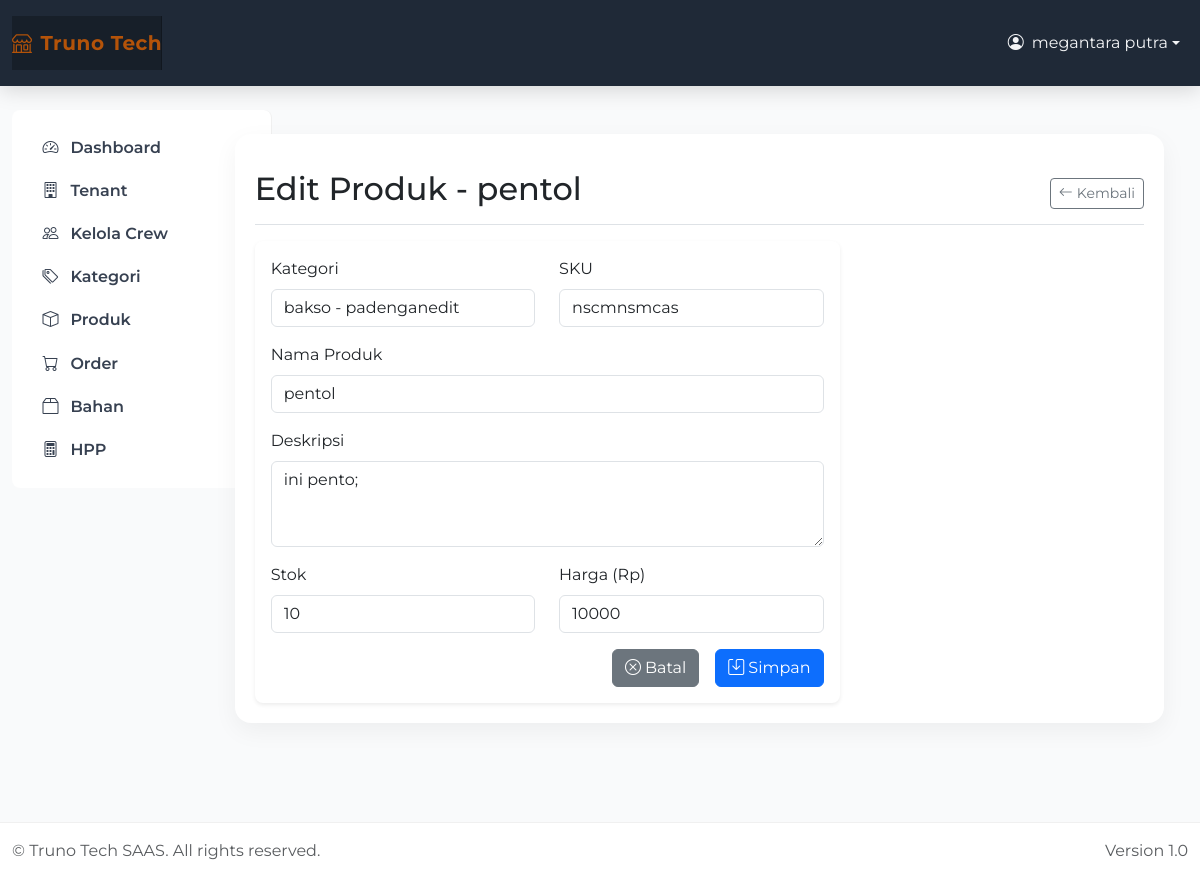
The app's page /products/1/edit/ (signed in) with its own data.
### apps/products/models.py (models this page shows, shortened)
class Product(models.Model):
    tenant = models.ForeignKey(Tenant, on_delete=models.CASCADE, related_name='products')
    category = models.ForeignKey(ProductCategory, on_delete=models.CASCADE, related_name='products')
    sku = models.CharField(max_length=50)
    name = models.CharField(max_length=200)
    description = models.TextField(blank=True)
    qty = models.IntegerField(default=0)
    price = models.BigIntegerField()  # Price in cents/rupiah
    is_active = models.BooleanField(default=True)
    created_by = models.ForeignKey(User, on_delete=models.CASCADE)
    created_at = models.DateTimeField(auto_now_add=True)
    updated_at = models.DateTimeField(auto_now=True)
    class Meta:
        db_table = 'products'
        unique_together = ['tenant', 'sku']
        ordering = ['name']

### apps/products/views.py (the view)
# urls.py: path('<int:product_id>/edit/', views.product_edit_view, name='edit'),
@login_required
def product_edit_view(request, product_id):
    product = get_object_or_404(Product, id=product_id)
    if not check_tenant_access(request.user, product.tenant):
        messages.error(request, 'Anda tidak memiliki akses ke produk ini.')
        return redirect('products:list')
    if request.method == 'POST':
        form = ProductForm(request.POST, instance=product, tenant=product.tenant)
        if form.is_valid():
            form.save()
            messages.success(request, f'Produk {product.name} berhasil diupdate.')
            return redirect('products:list')
    else:
        form = ProductForm(instance=product, tenant=product.tenant)
    return render(request, 'products/product_form.html', {
        'form': form,
        'product': product,
        'title': f'Edit Produk - {product.name}'
    })

### apps/products/forms.py
class ProductForm(forms.ModelForm):
    price = forms.IntegerField(
        label='Harga (Rp)',
        widget=forms.NumberInput(attrs={'class': 'form-control'})
    )
    class Meta:
        model = Product
        fields = ['category', 'sku', 'name', 'description', 'qty', 'price']
        widgets = {
            'category': forms.Select(attrs={'class': 'form-control'}),
            'sku': forms.TextInput(attrs={'class': 'form-control'}),
            'name': forms.TextInput(attrs={'class': 'form-control'}),
            'description': forms.Textarea(attrs={'class': 'form-control', 'rows': 3}),
            'qty': forms.NumberInput(attrs={'class': 'form-control'}),
        }
        labels = {
            'category': 'Kategori',
            'sku': 'SKU',
            'name': 'Nama Produk',
            'description': 'Deskripsi',
            'qty': 'Stok',
            'price': 'Harga (Rp)',
        }
    def __init__(self, *args, **kwargs):
        tenant = kwargs.pop('tenant', None)
        super().__init__(*args, **kwargs)
        if tenant:
            self.fields['category'].queryset = ProductCategory.objects.filter(tenant=tenant)

### apps/products/models.py (called while the page is built)
    def __str__(self):
        return f"{self.name} - {self.tenant.name}"

### apps/products/views.py (called while the page is built)
def check_tenant_access(user, tenant):
    if not hasattr(user, 'userprofile'):
        return False
    if user.userprofile.role == 'client':
        return tenant.owner == user
    elif user.userprofile.role == 'crew':
        return TenantAccess.objects.filter(tenant=tenant, crew=user).exists()
    return False

### apps/products/templates/products/product_form.html (shortened to what this page needs)
{% extends 'base.html' %}
{% block content %}
<div class="d-flex justify-content-between flex-wrap flex-md-nowrap align-items-center pt-3 pb-2 mb-3 border-bottom">
    <h1 class="h2">{{ title }}</h1>
    <div class="btn-toolbar mb-2 mb-md-0">
        <a href="{% url 'products:list' %}" class="btn btn-sm btn-outline-secondary">
            <i class="bi bi-arrow-left me-1"></i>Kembali
        </a>
    </div>
</div>
<div class="row">
    <div class="col-md-8">
        <div class="card">
            <div class="card-body">
                <form method="post">
                    <div class="row">
                        <div class="col-md-6 mb-3">
                            <label class="form-label">{{ form.category.label }}</label>
                            {{ form.category }}
                        </div>
                        <div class="col-md-6 mb-3">
                            <label class="form-label">{{ form.sku.label }}</label>
                            {{ form.sku }}
                        </div>
                    </div>
                    <div class="mb-3">
                        <label class="form-label">{{ form.name.label }}</label>
                        {{ form.name }}
                    </div>
                    <div class="mb-3">
                        <label class="form-label">{{ form.description.label }}</label>
                        {{ form.description }}
                    </div>
                    <div class="row">
                        <div class="col-md-6 mb-3">
                            <label class="form-label">{{ form.qty.label }}</label>
                            {{ form.qty }}
                        </div>
                        <div class="col-md-6 mb-3">
                            <label class="form-label">{{ form.price.label }}</label>
                            {{ form.price }}
                        </div>
                    </div>
                    <div class="d-grid gap-2 d-md-flex justify-content-md-end">
                        <a href="{% url 'products:list' %}" class="btn btn-secondary me-md-2">
                            <i class="bi bi-x-circle me-1"></i>Batal
                        </a>
                        <button type="submit" class="btn btn-primary">
                            <i class="bi bi-save me-1"></i>Simpan
                        </button>
                    </div>
                </form>
            </div>
        </div>
    </div>
</div>
{% endblock %}

### templates/base.html (shortened to what this page needs)
{% load static %}
<!DOCTYPE html>
<html lang="id" data-bs-theme="light">
<head>
  <link href="https://cdn.jsdelivr.net/npm/bootstrap@5.3.3/dist/css/bootstrap.min.css" rel="stylesheet" />
  <link href="https://cdn.jsdelivr.net/npm/bootstrap-icons@1.11.3/font/bootstrap-icons.css" rel="stylesheet" />
  <link rel="stylesheet" href="{% static 'css/custom.css' %}">
</head>
<body class="d-flex flex-column">
{% if user.is_authenticated %}
  <nav class="navbar navbar-expand-lg navbar-dark app-navbar py-3">
    <div class="container-fluid">
      <a class="navbar-brand d-flex align-items-center" href="{% url 'dashboard:home' %}">
        <i class="bi bi-shop me-2"></i>
        Truno Tech
      </a>
      <div class="collapse navbar-collapse" id="topbarNav">
        <ul class="navbar-nav ms-auto">
          <li class="nav-item dropdown">
            <a class="nav-link dropdown-toggle d-flex align-items-center" href="#" role="button" data-bs-toggle="dropdown" aria-expanded="false">
              <i class="bi bi-person-circle me-2"></i>
              {{ user.get_full_name|default:user.username }}
            </a>
          </li>
        </ul>
      </div>
    </div>
  </nav>
  <div class="container-fluid app-shell py-4">
    <div class="row g-3">
      <aside class="col-lg-3 col-xl-2 d-none d-lg-block">
        <div class="app-sidebar rounded-3 p-3">
          <div class="sidebar-inner">
            {% url 'dashboard:home' as dashboard_url %}
            {% url 'accounts:create_client' as create_client_url %}
            {% url 'tenants:list' as tenants_url %}
            {% url 'accounts:create_crew' as create_crew_url %}
            {% url 'products:category_list' as category_url %}
            {% url 'products:list' as products_url %}
            {% url 'orders:list' as orders_url %}
            {% url 'hpp:bahan_list' as bahan_url %}
            {% url 'hpp:list' as hpp_url %}
            <nav class="nav flex-column side-nav">
              <a class="nav-link {% if request.path == dashboard_url %}active{% endif %}" href="{{ dashboard_url }}">
                <i class="bi bi-speedometer2"></i> <span>Dashboard</span>
              </a>
              {% if user.userprofile.role == 'client' %}
                <a class="nav-link {% if request.path == tenants_url %}active{% endif %}" href="{{ tenants_url }}">
                  <i class="bi bi-building"></i> <span>Tenant</span>
                </a>
                <a class="nav-link {% if request.path == create_crew_url %}active{% endif %}" href="{{ create_crew_url }}">
                  <i class="bi bi-people"></i> <span>Kelola Crew</span>
                </a>
              {% endif %}
              {% if user.userprofile.role == 'client' or user.userprofile.role == 'crew' %}
                <a class="nav-link {% if request.path == category_url %}active{% endif %}" href="{{ category_url }}">
                  <i class="bi bi-tags"></i> <span>Kategori</span>
                </a>
                <a class="nav-link {% if request.path == products_url %}active{% endif %}" href="{{ products_url }}">
                  <i class="bi bi-box"></i> <span>Produk</span>
                </a>
                <a class="nav-link {% if request.path == orders_url %}active{% endif %}" href="{{ orders_url }}">
                  <i class="bi bi-cart"></i> <span>Order</span>
                </a>
              {% endif %}
              {% if user.userprofile.role == 'client' %}
                <a class="nav-link {% if request.path == bahan_url %}active{% endif %}" href="{{ bahan_url }}">
                  <i class="bi bi-box2"></i> <span>Bahan</span>
                </a>
                <a class="nav-link {% if request.path == hpp_url %}active{% endif %}" href="{{ hpp_url }}">
                  <i class="bi bi-calculator"></i> <span>HPP</span>
                </a>
              {% endif %}
            </nav>
          </div>
        </div>
      </aside>
      <main class="col-lg-9 col-xl-10">
        <div class="app-main">
          <div class="content-wrapper">
            {% block content %}{% endblock %}
          </div>
        </div>
      </main>
    </div>
  </div>
  <footer class="app-footer mt-auto py-3">
    <div class="container-fluid d-flex justify-content-between align-items-center">
      <span class="text-muted">&copy; {{ now|date:'Y' }} Truno Tech SAAS. All rights reserved.</span>
      <span class="text-muted">Version 1.0</span>
    </div>
  </footer>
{% else %}
  <main class="container py-5">
    {% block login_content %}{% endblock %}
  </main>
{% endif %}
</body>
</html>

### static/css/custom.css (style rules this page uses)
body { font-family: 'Segoe UI', Tahoma, Geneva, Verdana, sans-serif; }
.navbar-brand { padding-top: .75rem; padding-bottom: .75rem; font-size: 1rem; background-color: rgba(0, 0, 0, .25); box-shadow: inset -1px 0 0 rgba(0, 0, 0, .25); }
.card { border: none; border-radius: 0.5rem; box-shadow: 0 0.125rem 0.25rem rgba(0, 0, 0, 0.075); }
.btn { border-radius: 0.375rem; }
.btn-group-sm > .btn, .btn-sm { border-radius: 0.25rem; }

### templates/base.html (style rules this page uses)
:root { --brand: #1f2937; --brand-accent: #b45309; --brand-hover: #d97706; --bg-soft: #f9fafb; --radius: 1rem; }
html, body { height: 100%; }
body { background: var(--bg-soft); font-family: 'Montserrat', sans-serif; }
.app-navbar { background: var(--brand); box-shadow: 0 4px 20px rgba(0,0,0,.15); z-index: 1031; }
.app-navbar .navbar-brand { font-weight: 700; font-size: 1.25rem; letter-spacing: .5px; color: var(--brand-accent)!important; }
.app-navbar .nav-link { color: #f3f4f6; }
.app-shell { min-height: calc(100vh - 64px); }
.app-sidebar { width: 260px; background: #ffffff; border-right: 1px solid rgba(0,0,0,.06); }
.sidebar-inner { position: sticky; top: 1rem; }
.app-main { padding: 1.5rem; }
.content-wrapper { background: #fff; border-radius: var(--radius); box-shadow: 0 8px 24px rgba(0,0,0,.05); padding: 1.25rem; }
.side-nav .nav-link { display:flex; align-items:center; gap:.75rem; color:#374151; font-weight:600; padding:.6rem .9rem; border-radius:.6rem; }
.app-footer { background:#fff; border-top:1px solid rgba(0,0,0,.06); }

### records on screen
Product: category "bakso - padenganedit", sku "nscmnsmcas", name "pentol", description "ini pento;", qty "10", price "10000"

### other values on screen
{{ user.get_full_name|default:user.username }} "megantara putra"
{{ title }} "Edit Produk - pentol"
